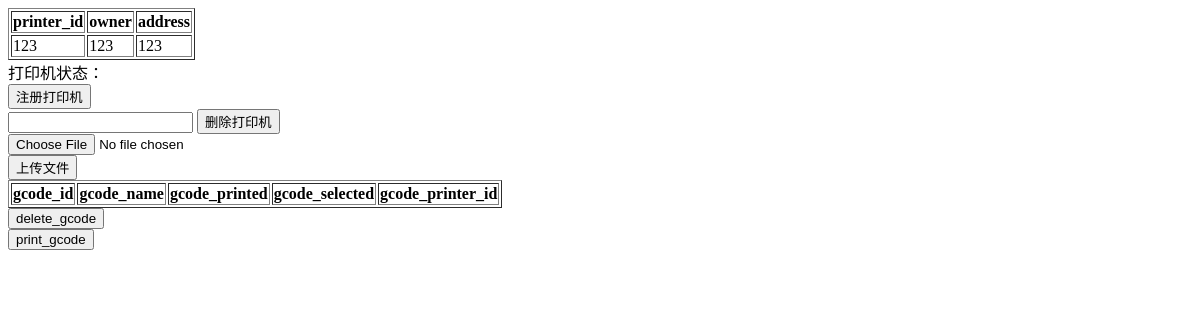
The app's page /list/, older data.
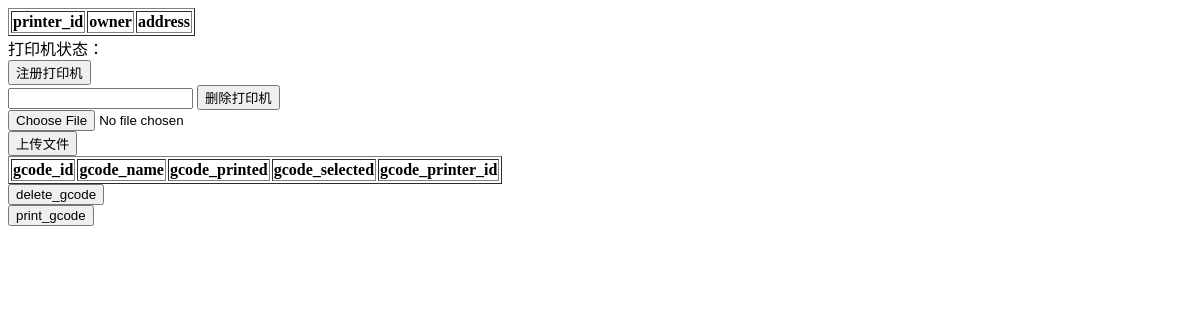
The same page, newer data.
### app/models.py (models this page shows)
class RegisteredPrinter(models.Model):
    printer_id=models.CharField(max_length=100, primary_key = True)
    owner=models.CharField(max_length=20)
    address=models.CharField(max_length=20)

### app/views.py (the view)
# urls.py: path('list/', views.printerlist),
def printerlist(request):
    if request.method == 'GET':
        printer = RegisteredPrinter.objects.all()
        gcode = GcodeFile.objects.all()
        return render(request, 'list.html', context={'printer': printer, 'gcode': gcode})

### app/templates/list.html (shortened to what this page needs)
<!DOCTYPE html>
<html lang="en">
<head>
</head>
<body>
<table border="1">
    <thread>
        <tr>
            <th>printer_id</th>
            <th>owner</th>
            <th>address</th>
        </tr>
    </thread>
    {% for printer in printer %}
        <tr>
            <td>{{ printer.printer_id }}</td>
            <td>{{ printer.owner }}</td>
            <td>{{ printer.address }}</td>
        </tr>
    {% endfor %}
</table>
打印机状态：
<form action="register_printer/" method="get">
    <input type="submit" value="注册打印机">
</form>
<form action="del_printer/" method="post">
    <input type="text" name="printer_id">
    <input type="submit" value="删除打印机">
</form>
<form enctype="multipart/form-data" action="upload_gcode_file/" method="post">
    <input type="file" name="gcode_file"/>
    <br>
    <input type="submit" value="上传文件"/>
</form>
<table border="1">
    <thread>
        <tr>
            <th>gcode_id</th>
            <th>gcode_name</th>
            <th>gcode_printed</th>
            <th>gcode_selected</th>
            <th>gcode_printer_id</th>
        </tr>
    </thread>
</table>
<form action="delgcodedata/" method="GET">
    <input type="submit" value="delete_gcode">
</form>
<form action="printgcode/" method="GET">
    <input type="submit" value="print_gcode">
</form>
</body>
</html>

Row changes from the older to the newer data that the page shows:
removed RegisteredPrinter: printer_id "123", owner "123", address "123"
